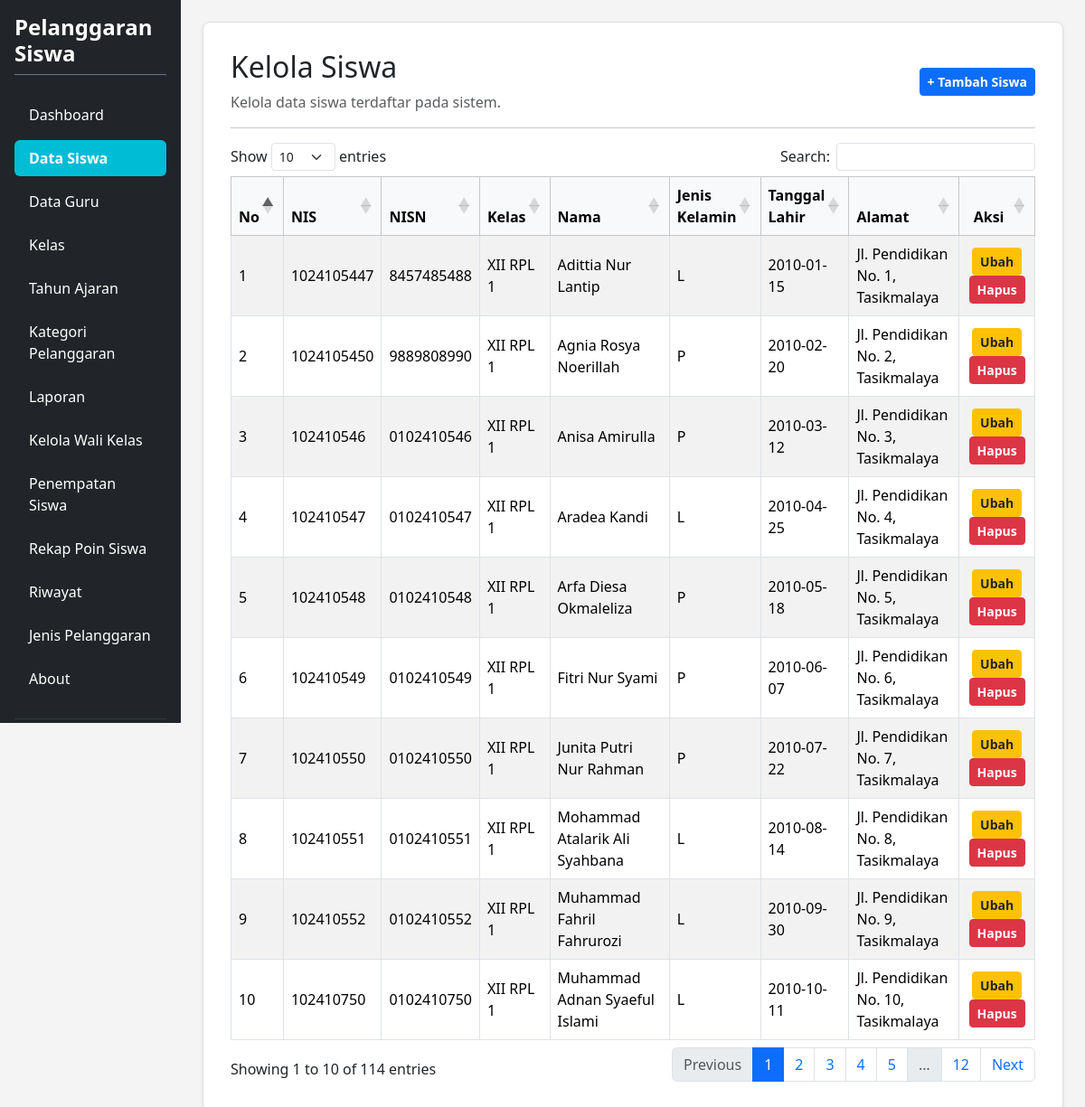
/kelola_siswa.php (signed in), run on the app's committed database.
### tables this page shows
CREATE TABLE `t_siswa` (
  `id` int(11) NOT NULL,
  `nis` varchar(30) NOT NULL,
  `nisn` varchar(20) NOT NULL,
  `nama` varchar(150) NOT NULL,
  `kelas_id` int(11) DEFAULT NULL,
  `jenis_kelamin` char(1) NOT NULL,
  `tanggal_lahir` date NOT NULL,
  `alamat` text NOT NULL,
  `status_aktif` tinyint(1) NOT NULL,
  `created_at` timestamp NOT NULL DEFAULT current_timestamp(),
  `updated_at` timestamp NOT NULL DEFAULT current_timestamp()
);

CREATE TABLE `t_kelas` (
  `id` int(11) NOT NULL,
  `nama` varchar(100) NOT NULL,
  `tingkat` varchar(20) NOT NULL,
  `jurusan` varchar(100) NOT NULL,
  `status_aktif` tinyint(1) NOT NULL,
  `created_at` timestamp NULL DEFAULT current_timestamp(),
  `updated_at` timestamp NULL DEFAULT current_timestamp()
);

### kelola_siswa.php (the view, shortened to what this page needs)
<?php
require_once 'config.php';
$title = 'Kelola Siswa';
$db_pdo = $pdo ?? ($conn instanceof PDO ? $conn : null);
?>
<!DOCTYPE html>
<html lang="id">
<head>
    <link href="https://cdn.jsdelivr.net/npm/bootstrap@5.3.8/dist/css/bootstrap.min.css" rel="stylesheet">
    <link href="https://cdn.datatables.net/1.13.8/css/dataTables.bootstrap5.min.css" rel="stylesheet">
</head>
<body>
<div class="container-fluid d-flex p-0" style="min-height: 100vh;">
    <div class="row flex-grow-1 g-0 w-100">
        <?php include "layout/sidebar.php"; ?>
        <main class="col-md-9 col-lg-10 p-4">
            <div class="content-card shadow-sm">
                <div class="d-flex justify-content-between align-items-center mb-3">
                    <div>
                        <h2><?= htmlspecialchars($title) ?></h2>
                        <p class="text-muted mb-0">Kelola data siswa terdaftar pada sistem.</p>
                    </div>
                    <a href="tambah_siswa.php" class="btn btn-primary btn-sm fw-semibold">+ Tambah Siswa</a>
                </div>
                <hr>
                <div class="table-responsive">
                    <table id="tableSiswa" class="table table-bordered table-striped align-middle w-100">
                        <thead class="table-light">
                            <tr>
                                <th width="5%">No</th>
                                <th>NIS</th>
                                <th>NISN</th>
                                <th>Kelas</th>
                                <th>Nama</th>
                                <th>Jenis Kelamin</th>
                                <th>Tanggal Lahir</th>
                                <th>Alamat</th>
                                <th width="15%" class="text-center">Aksi</th>
                            </tr>
                        </thead>
                        <tbody>
                            <?php
                            if ($db_pdo) {
                                try {
                                    $sql = "SELECT s.*, k.nama AS nama_kelas
                                            FROM t_siswa s
                                            LEFT JOIN t_kelas k ON s.kelas_id = k.id
                                            ORDER BY s.id ASC";
                                    $rows = $db_pdo->query($sql)->fetchAll(PDO::FETCH_ASSOC);
                                    if (count($rows) > 0) {
                                        foreach ($rows as $i => $r) {
                                            ?>
                                            <tr>
                                                <td><?= $i + 1 ?></td>
                                                <td><?= htmlspecialchars($r['nis'] ?? '-') ?></td>
                                                <td><?= htmlspecialchars($r['nisn'] ?? '-') ?></td>
                                                <td><?= htmlspecialchars($r['nama_kelas'] ?? '-') ?></td>
                                                <td><?= htmlspecialchars($r['nama'] ?? '-') ?></td>
                                                <td><?= htmlspecialchars($r['jenis_kelamin'] ?? '-') ?></td>
                                                <td><?= htmlspecialchars($r['tanggal_lahir'] ?? '-') ?></td>
                                                <td><?= htmlspecialchars($r['alamat'] ?? '-') ?></td>
                                                <td class="text-center">
                                                    <a href="edit_siswa.php?id=<?= $r['id'] ?>" class="btn btn-warning btn-sm text-dark px-2 fw-semibold">Ubah</a>
                                                    <a href="hapus_siswa.php?id=<?= $r['id'] ?>" class="btn btn-danger btn-sm text-white px-2 fw-semibold" onclick="return confirm('Yakin ingin menghapus data ini?')">Hapus</a>
                                                </td>
                                            </tr>
                                            <?php
                                        }
                                    } else {
                                        echo '<tr><td colspan="9" class="text-center text-muted py-4">Belum ada data siswa di dalam database.</td></tr>';
                                    }
                                } catch (Exception $e) {
                                    echo '<tr><td colspan="9" class="text-center text-danger py-4">Error memuat data: ' . htmlspecialchars($e->getMessage()) . '</td></tr>';
                                }
                            } else {
                                echo '<tr><td colspan="9" class="text-center text-danger py-4">Koneksi database belum terhubung dengan benar.</td></tr>';
                            }
                            ?>
                        </tbody>
                    </table>
                </div>
            </div>
        </main>
    </div>
</div>
</body>
</html>

### kelola_siswa.php (style rules this page uses)
body { background-color: #f4f4f4; overflow-x: hidden; margin: 0; }
.content-card { background-color: #ffffff; border: 1px solid #e0e0e0; border-radius: 8px; padding: 30px; box-shadow: 0 2px 5px rgba(0,0,0,0.05); }

### data on the page
t_siswa: nis "1024105447", nisn "8457485488", kelas.nama "XII RPL 1", nama "Adittia Nur Lantip", jenis_kelamin "L", tanggal_lahir "2010-01-15", alamat "Jl. Pendidikan No. 1, Tasikmalaya"
t_siswa: nis "1024105450", nisn "9889808990", kelas.nama "XII RPL 1", nama "Agnia Rosya Noerillah", jenis_kelamin "P", tanggal_lahir "2010-02-20", alamat "Jl. Pendidikan No. 2, Tasikmalaya"
t_siswa: nis "102410546", nisn "0102410546", kelas.nama "XII RPL 1", nama "Anisa Amirulla", jenis_kelamin "P", tanggal_lahir "2010-03-12", alamat "Jl. Pendidikan No. 3, Tasikmalaya"
t_siswa: nis "102410547", nisn "0102410547", kelas.nama "XII RPL 1", nama "Aradea Kandi", jenis_kelamin "L", tanggal_lahir "2010-04-25", alamat "Jl. Pendidikan No. 4, Tasikmalaya"
t_siswa: nis "102410548", nisn "0102410548", kelas.nama "XII RPL 1", nama "Arfa Diesa Okmaleliza", jenis_kelamin "P", tanggal_lahir "2010-05-18", alamat "Jl. Pendidikan No. 5, Tasikmalaya"
t_siswa: nis "102410549", nisn "0102410549", kelas.nama "XII RPL 1", nama "Fitri Nur Syami", jenis_kelamin "P", tanggal_lahir "2010-06-07", alamat "Jl. Pendidikan No. 6, Tasikmalaya"
t_siswa: nis "102410550", nisn "0102410550", kelas.nama "XII RPL 1", nama "Junita Putri Nur Rahman", jenis_kelamin "P", tanggal_lahir "2010-07-22", alamat "Jl. Pendidikan No. 7, Tasikmalaya"
t_siswa: nis "102410551", nisn "0102410551", kelas.nama "XII RPL 1", nama "Mohammad Atalarik Ali Syahbana", jenis_kelamin "L", tanggal_lahir "2010-08-14", alamat "Jl. Pendidikan No. 8, Tasikmalaya"
t_siswa: nis "102410552", nisn "0102410552", kelas.nama "XII RPL 1", nama "Muhammad Fahril Fahrurozi", jenis_kelamin "L", tanggal_lahir "2010-09-30", alamat "Jl. Pendidikan No. 9, Tasikmalaya"
t_siswa: nis "102410750", nisn "0102410750", kelas.nama "XII RPL 1", nama "Muhammad Adnan Syaeful Islami", jenis_kelamin "L", tanggal_lahir "2010-10-11", alamat "Jl. Pendidikan No. 10, Tasikmalaya"

### other printed values
$title "Kelola Siswa"
